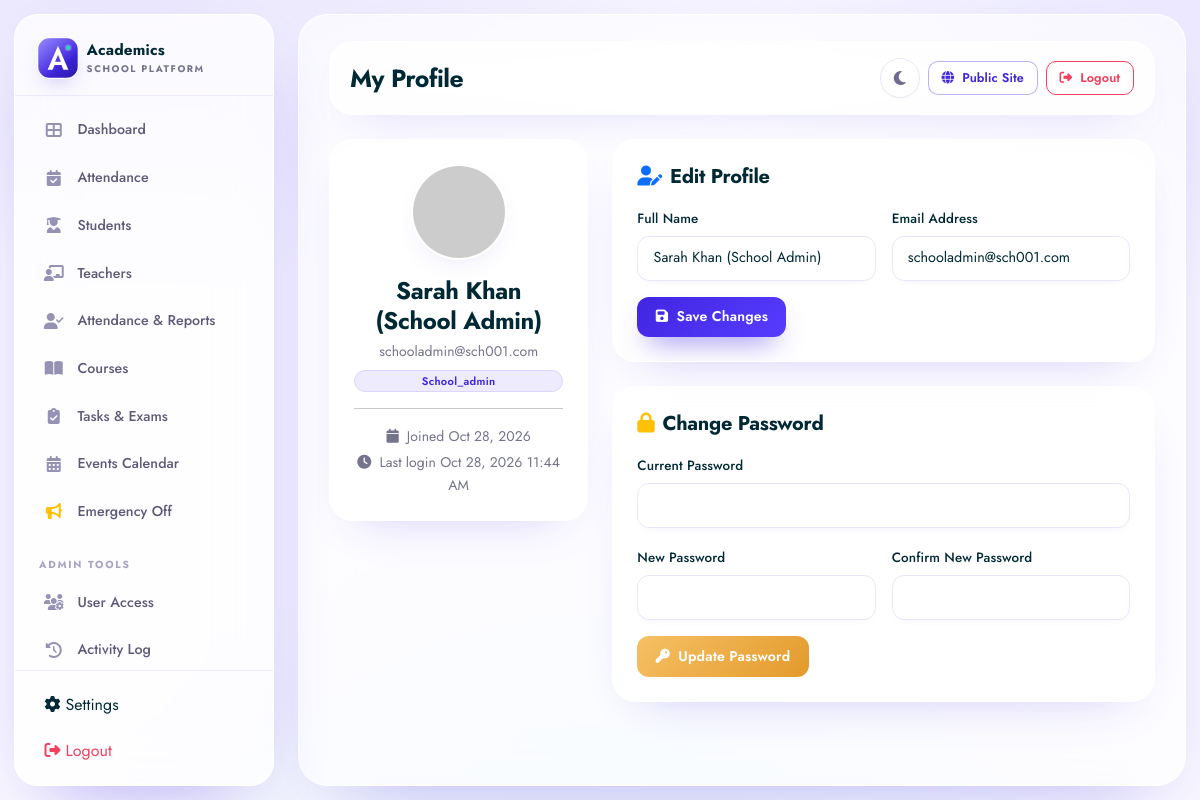
/profile.php (signed in), run on the app's committed database.
### tables this page shows
CREATE TABLE `users` (
  `id` int(11) NOT NULL AUTO_INCREMENT,
  `school_id` int(11) DEFAULT NULL,
  `full_name` varchar(100) NOT NULL,
  `email` varchar(150) NOT NULL,
  `password` varchar(255) NOT NULL,
  `role` enum('admin','super_admin','school_admin','teacher','student','parent') NOT NULL DEFAULT 'student',
  `is_active` tinyint(1) DEFAULT 1,
  `last_login` timestamp NULL DEFAULT NULL,
  `created_at` timestamp NOT NULL DEFAULT current_timestamp(),
  `updated_at` timestamp NOT NULL DEFAULT current_timestamp() ON UPDATE current_timestamp(),
  PRIMARY KEY (`id`),
  UNIQUE KEY `email` (`email`),
  KEY `idx_email` (`email`),
  KEY `idx_role` (`role`),
  KEY `idx_is_active` (`is_active`),
  KEY `idx_users_school` (`school_id`)
);

### includes/functions.php (called while the page is built, shortened)
<?php
function e($string) {
    return htmlspecialchars($string ?? '', ENT_QUOTES, 'UTF-8');
}
function formatDate($date, $format = 'M d, Y') {
    return date($format, strtotime($date));
}
function formatDateTime($date, $format = 'M d, Y h:i A') {
    return date($format, strtotime($date));
}

### profile.php (the view, shortened to what this page needs)
<?php
require_once 'includes/header.php';
$userId = (int)$_SESSION['user_id'];
$stmt = $pdo->prepare("SELECT id, full_name, email, role, created_at, last_login FROM users WHERE id = ?");
$stmt->execute([$userId]);
$user = $stmt->fetch();
?>
<div class="row g-4">
    <div class="col-lg-4">
        <div class="card p-4 text-center">
            <img src="https://ui-avatars.com/api/?name=<?php echo urlencode($user['full_name']); ?>&background=4f46e5&color=fff&size=128" alt="Avatar" class="user-profile-avatar mx-auto mb-3" style="width:96px;height:96px;">
            <h4 class="mb-1"><?php echo e($user['full_name']); ?></h4>
            <p class="text-muted small mb-2"><?php echo e($user['email']); ?></p>
            <span class="badge bg-primary text-capitalize"><?php echo e($user['role']); ?></span>
            <hr class="my-3">
            <div class="small text-muted">
                <div><i class="fas fa-calendar me-2"></i>Joined <?php echo formatDate($user['created_at']); ?></div>
                <div class="mt-1"><i class="fas fa-clock me-2"></i>Last login <?php echo $user['last_login'] ? formatDateTime($user['last_login']) : 'Never'; ?></div>
            </div>
        </div>
    </div>
    <div class="col-lg-8">
        <div class="card p-4 mb-4">
            <h5 class="mb-3"><i class="fas fa-user-edit me-2 text-primary"></i>Edit Profile</h5>
            <form method="POST">
                <div class="row g-3">
                    <div class="col-md-6">
                        <label class="form-label">Full Name</label>
                        <input type="text" name="full_name" class="form-control" value="<?php echo e($user['full_name']); ?>" required>
                    </div>
                    <div class="col-md-6">
                        <label class="form-label">Email Address</label>
                        <input type="email" name="email" class="form-control" value="<?php echo e($user['email']); ?>" required>
                    </div>
                </div>
                <div class="mt-3">
                    <button type="submit" class="btn btn-primary"><i class="fas fa-save me-1"></i> Save Changes</button>
                </div>
            </form>
        </div>
        <div class="card p-4">
            <h5 class="mb-3"><i class="fas fa-lock me-2 text-warning"></i>Change Password</h5>
            <form method="POST">
                <div class="mb-3">
                    <label class="form-label">Current Password</label>
                    <input type="password" name="current_password" class="form-control" required>
                </div>
                <div class="row g-3">
                    <div class="col-md-6">
                        <label class="form-label">New Password</label>
                        <input type="password" name="new_password" class="form-control" minlength="8" required>
                    </div>
                    <div class="col-md-6">
                        <label class="form-label">Confirm New Password</label>
                        <input type="password" name="confirm_password" class="form-control" minlength="8" required>
                    </div>
                </div>
                <div class="mt-3">
                    <button type="submit" class="btn btn-warning text-white"><i class="fas fa-key me-1"></i> Update Password</button>
                </div>
            </form>
        </div>
    </div>
</div>
<?php require_once 'includes/footer.php'; ?>

### assets/css/style.css (style rules this page uses)
:root { --brand-navy: #0f172a; --brand-navy-2: #1e293b; --brand-indigo: #4f46e5; --brand-indigo-light: #6366f1; --brand-cyan: #06b6d4; --brand-emerald: #10b981; --brand-amber: #f59e0b; --brand-rose: #ef4444; --brand-violet: #8b5cf6; --brand-gold: #f6c065; --canvas-bg: #eef2f7; --surface: #ffffff; --surface-2: #f8fafc; --surface-3: #f1f5f9; --surface-glass: rgba(255,255,255,0.72); --sidebar-bg: #0f172a; --text-main: #0f172a; --text-body: #334155; --text-muted: #64748b; --text-light: #94a3b8; --text-inverse: #ffffff; --border-subtle: #e2e8f0; --border-light: #f1f5f9; --border-strong: #cbd5e1; --shadow-xs: 0 1px 2px rgba(15,23,42,0.04); --shadow-sm: 0 2px 8px -2px rgba(15,23,42,0.06); --shadow-md: 0 8px 24px -6px rgba(15,23,42,0.08); --shadow-lg: 0 20px 40px -12px rgba(15,23,42,0.14); --shadow-glow: 0 0 0 3px rgba(79,70,229,0.18); --r-xs: 6px; --r-sm: 8px; --r-md: 10px; --r-lg: 16px; --r-xl: 20px; --r-2xl: 24px; --r-pill: 9999px; --ease: cubic-bezier(0.22, 1, 0.36, 1); --dur-fast: 150ms; --dur: 220ms; --dur-slow: 360ms; --sidebar-dark: #0f172a; --sidebar-darker: #020617; --sidebar-item-hover: #1e293b; --sidebar-width: 260px; --brand-green: #16a34a; --brand-green-hover: #15803d; --learnify-hero-bg: #f0f9ff; --learnify-cta-bg: #e0f2fe; --learnify-footer-bg: #0f172a; }
* { margin: 0; padding: 0; box-sizing: border-box; }
html { scroll-behavior: smooth; }
body { font-family: 'Inter', -apple-system, BlinkMacSystemFont, 'Segoe UI', Roboto, sans-serif; background-color: var(--canvas-bg); color: var(--text-body); line-height: 1.6; -webkit-font-smoothing: antialiased; -moz-osx-font-smoothing: grayscale; transition: background-color var(--dur) var(--ease), color var(--dur) var(--ease); }
h1,h2,h3,h4,h5,h6 { font-family: 'Plus Jakarta Sans', 'Inter', sans-serif; font-weight: 700; color: var(--text-main); letter-spacing: -0.02em; line-height: 1.25; }
img { max-width: 100%; height: auto; }
.user-profile-avatar { width: 42px; height: 42px; border-radius: 50%; object-fit: cover; box-shadow: var(--shadow-sm); border: 2px solid var(--surface); transition: transform var(--dur-fast) var(--ease); }
.card, .chart-container-card, .events-calendar-card, .top-performer-card, .attendance-gauge-card, .community-cta-card, .achievement-card, .testimonial-card { background: var(--surface); backdrop-filter: blur(12px); -webkit-backdrop-filter: blur(12px); border-radius: var(--r-lg); border: 1px solid var(--border-subtle); box-shadow: var(--shadow-sm); transition: all var(--dur) var(--ease); }
.form-control, .form-select { background: var(--surface); border: 1px solid var(--border-subtle); color: var(--text-main); border-radius: var(--r-md); padding: .65rem .9rem; font-size: .9rem; transition: all var(--dur-fast) var(--ease); box-shadow: var(--shadow-xs); }
.form-control::placeholder { color: var(--text-light); opacity: 1; }
.form-label { font-weight: 600; font-size: .85rem; color: var(--text-main); margin-bottom: .4rem; }
.btn { border-radius: var(--r-md); font-weight: 600; font-size: .88rem; padding: .6rem 1.1rem; transition: all var(--dur-fast) var(--ease); }
.btn-primary { background: linear-gradient(135deg, var(--brand-indigo), var(--brand-indigo-light)); border: none; box-shadow: 0 4px 12px rgba(79,70,229,0.3); }
.btn-warning { background: var(--brand-amber); border: none; color: #fff; }
.badge { padding: 0.35em 0.65em; border-radius: var(--r-pill); font-size: 0.7rem; font-weight: 700; letter-spacing: 0.03em; text-transform: capitalize; border: 1px solid transparent; background: var(--surface-2); color: var(--text-muted); }
.badge-primary, .bg-primary { background: #eef2ff !important; color: #4338ca !important; border-color: #c7d2fe !important; }
.card { border-radius: var(--r-lg); border: 1px solid var(--border-subtle); box-shadow: var(--shadow-sm); }
:root { --chart-navy: #1d3557; --chart-amber: #f4b64c; --chart-slate: #64748b; --chart-slate-light: #94a3b8; --chart-grid: rgba(148,163,184,.18); }
.app-wrapper .text-muted, .auth-wrapper .text-muted { color: var(--text-muted) !important; }
.app-wrapper .form-control::placeholder, .auth-wrapper .form-control::placeholder { color: var(--text-light); }

### data on the page
users: full_name "Sarah Khan (School Admin)", email "schooladmin@sch001.com", role "School_admin", created_at "Oct 28, 2026", last_login "Oct 28, 2026 11:44 AM"

### other printed values
$page_title "My Profile"
